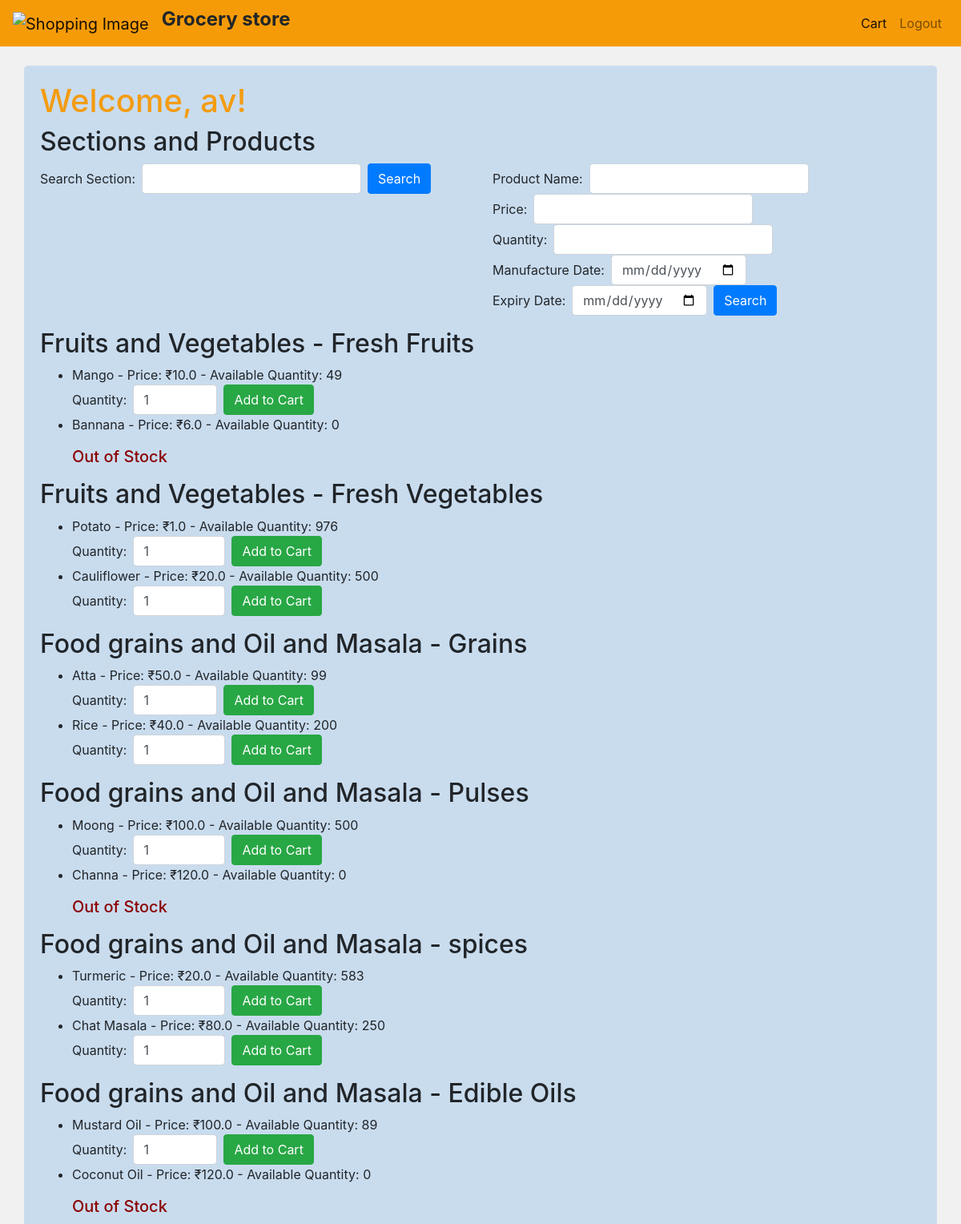
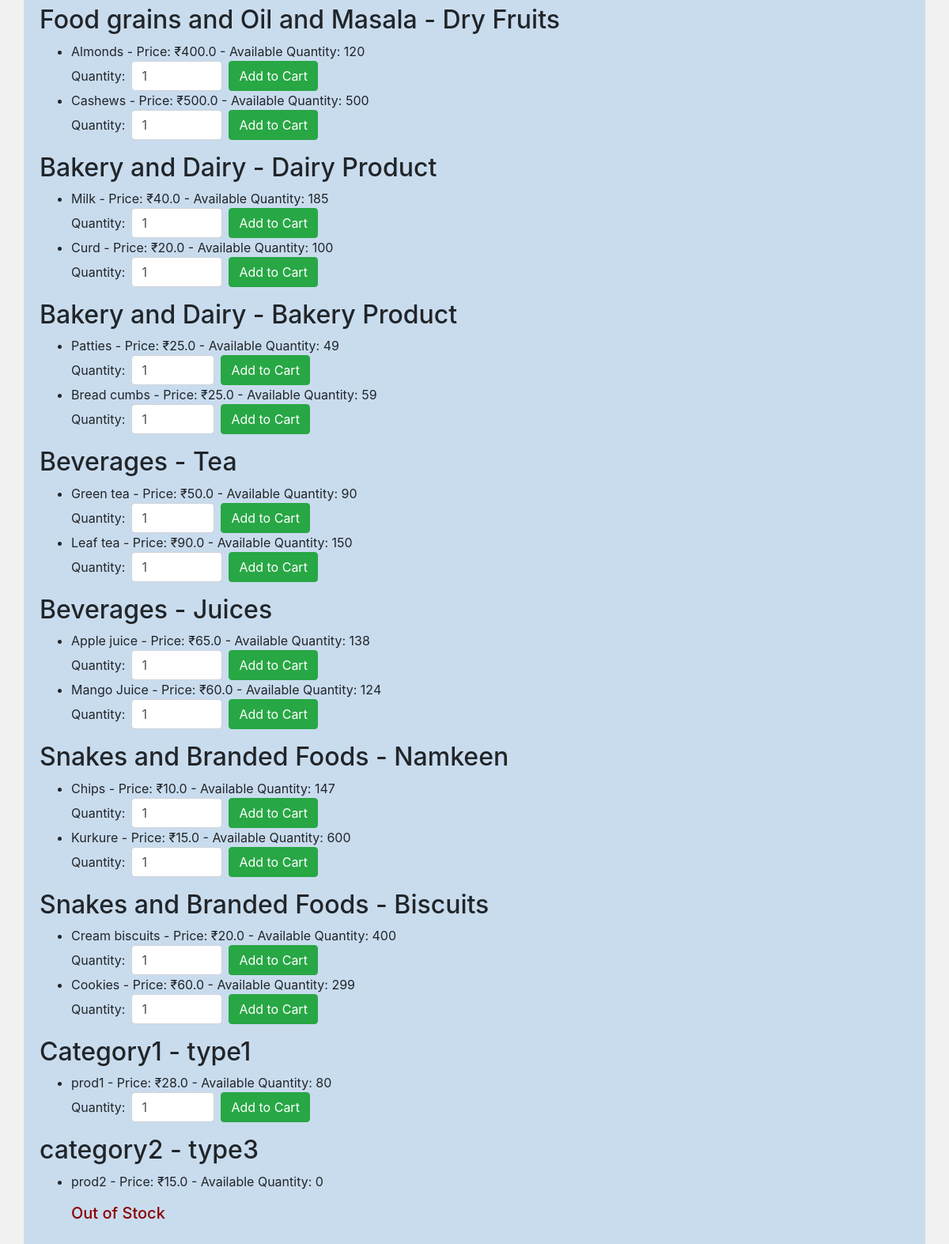
Page /sections (signed in) on the committed database (2 pictures, top to bottom).
### main.py (models this page shows)
class User(db.Model):
    id = db.Column(db.Integer, primary_key=True)
    username = db.Column(db.String(50), unique=True, nullable=False)
    password = db.Column(db.String(100), nullable=False)

class Section(db.Model):
    id = db.Column(db.Integer, primary_key=True)
    name = db.Column(db.String(100), nullable=False)
    section_type = db.Column(db.String(50), nullable=False)

class Product(db.Model):
    id = db.Column(db.Integer, primary_key=True)
    name = db.Column(db.String(100), nullable=False)
    manufacture_date = db.Column(db.DateTime, default=datetime.utcnow)
    expiry_date = db.Column(db.DateTime)
    quantity = db.Column(db.Integer, nullable=False)
    rate_per_unit = db.Column(db.Float, nullable=False)
    section_id = db.Column(db.Integer, db.ForeignKey('section.id'), nullable=False)
    section = db.relationship('Section', backref=db.backref('products', lazy=True))

### main.py (the view)
@app.route('/sections')
@user_required
def display_products_by_category():
    user_id = session.get('user_id')
    user = User.query.get(user_id)
    sections = Section.query.all()
    products = Product.query.all()
    return render_template('sections.html', sections=sections, products=products,user=user)

### main.py (called while the page is built)
def user_required(f):
    @wraps(f)
    def decorated_function(*args, **kwargs):
        if not session.get('user_id'):
            return redirect(url_for('user_login'))
        return f(*args, **kwargs)
    return decorated_function

### templates/sections.html (shortened to what this page needs)
<!DOCTYPE html>
<html>
<head>
    <link rel="stylesheet" href="https://maxcdn.bootstrapcdn.com/bootstrap/4.5.2/css/bootstrap.min.css">
</head>
<body>
    <nav class="navbar navbar-expand-lg navbar-light">
            <a class="navbar-brand" >
                <img src="https://wallpapercave.com/wp/wp7566451.jpg" alt="Shopping Image" width="80" height="50" >
                <a><b><h4>Grocery store</b></a></a></h4>
        <div class="collapse navbar-collapse" id="navbarNav">
          <ul class="navbar-nav ml-auto">
            <li class="nav-item active">
              <a class="nav-link" href="{{ url_for('view_cart') }}">Cart</a>
            </li>
            <li class="nav-item">
              <a class="nav-link" href="{{ url_for('user_logout') }}">Logout</a>
            </li>
          </ul>
        </div>
    </nav>
    <div class="container mt-4">
        <h1>Welcome, {{ user.username }}!</h1>
        <h2>Sections and Products</h2>
        <div class="row mb-3">
            <div class="col-md-6">
                <form method="post" action="{{ url_for('search_sections') }}" class="form-inline">
                    <label for="search_query" class="mr-2">Search Section:</label>
                    <input type="text" id="search_query" name="search_query" required class="form-control mr-2">
                    <button type="submit" class="btn btn-primary">Search</button>
                </form>
            </div>
            <div class="col-md-6">
          <form method="post" action="{{ url_for('search_products') }}" class="form-inline">
    <div class="form-group">
        <label for="name" class="mr-2">Product Name:</label>
        <input type="text" id="name" name="name" class="form-control mr-2">
    </div>
    <div class="form-group">
        <label for="price" class="mr-2">Price:</label>
        <input type="number" id="price" name="price" step="0.01" class="form-control mr-2">
    </div>
    <div class="form-group">
        <label for="quantity" class="mr-2">Quantity:</label>
        <input type="number" id="quantity" name="quantity" class="form-control mr-2">
    </div>
    <div class="form-group">
        <label for="manufacture_date" class="mr-2">Manufacture Date:</label>
        <input type="date" id="manufacture_date" name="manufacture_date" class="form-control mr-2">
    </div>
    <div class="form-group">
        <label for="expiry_date" class="mr-2">Expiry Date:</label>
        <input type="date" id="expiry_date" name="expiry_date" class="form-control mr-2">
    </div>
    <button type="submit" class="btn btn-primary">Search</button>
</form>
            </div>
        </div>
        {% for section in sections %}
            <h2>{{ section.name }} - {{ section.section_type }}</h2>
            {% if section.products %}
                <ul>
                    {% for product in section.products %}
                        <li>
                            {{ product.name }} - Price:  &#8377;{{ product.rate_per_unit }} - Available Quantity: {{ product.quantity }}
                            {% if product.quantity > 0 %}
                                <form method="post" action="{{ url_for('add_to_cart', product_id=product.id) }}" class="form-inline">
                                    <label for="quantity" class="mr-2">Quantity:</label>
                                    <input type="number" id="quantity" name="quantity" value="1" min="1" max="{{ product.quantity }}" required class="form-control mr-2">
                                    <button type="submit" class="btn btn-success">Add to Cart</button>
                                </form>
                            {% else %}
                                <p><h5>Out of Stock</h5></p>
                            {% endif %}
                        </li>
                    {% endfor %}
                </ul>
            {% else %}
                <p><h5>No products available in this section.</h5></p>
            {% endif %}
        {% endfor %}
    </div>
</body>
</html>

### templates/sections.html (style rules this page uses)
body { background-color: #f1f1f1; }
.navbar { background-color: #f69b08; }
.navbar-brand, .navbar-nav .nav-link { color: #08e1d3; }
.container { background-color: #c9dcee; padding: 20px; border-radius: 5px; margin-top: 20px; }
h1 { color: #f39c12; }
h5 { color:darkred; }

### rows in the picture
User: username "av"
Section: name "Fruits and Vegetables", section_type "Fresh Fruits"
Product: name "Mango", rate_per_unit "10.0", quantity "49"
Product: name "Bannana", rate_per_unit "6.0", quantity "0", shows "Out of Stock"
Section: name "Fruits and Vegetables", section_type "Fresh Vegetables"
Product: name "Potato", rate_per_unit "1.0", quantity "976"
Product: name "Cauliflower", rate_per_unit "20.0", quantity "500"
Section: name "Food grains and Oil and Masala", section_type "Grains"
Product: name "Atta", rate_per_unit "50.0", quantity "99"
Product: name "Rice", rate_per_unit "40.0", quantity "200"
Section: name "Food grains and Oil and Masala", section_type "Pulses"
Product: name "Moong", rate_per_unit "100.0", quantity "500"
Product: name "Channa", rate_per_unit "120.0", quantity "0", shows "Out of Stock"
Section: name "Food grains and Oil and Masala", section_type "spices"
Product: name "Turmeric", rate_per_unit "20.0", quantity "583"
Product: name "Chat Masala", rate_per_unit "80.0", quantity "250"
Section: name "Food grains and Oil and Masala", section_type "Edible Oils"
Product: name "Mustard Oil", rate_per_unit "100.0", quantity "89"
Product: name "Coconut Oil", rate_per_unit "120.0", quantity "0", shows "Out of Stock"
Section: name "Food grains and Oil and Masala", section_type "Dry Fruits"
Product: name "Almonds", rate_per_unit "400.0", quantity "120"
Product: name "Cashews", rate_per_unit "500.0", quantity "500"
Section: name "Bakery and Dairy", section_type "Dairy Product"
Product: name "Milk", rate_per_unit "40.0", quantity "185"
Product: name "Curd", rate_per_unit "20.0", quantity "100"
Section: name "Bakery and Dairy", section_type "Bakery Product"
Product: name "Patties", rate_per_unit "25.0", quantity "49"
Product: name "Bread cumbs", rate_per_unit "25.0", quantity "59"
Section: name "Beverages", section_type "Tea"
Product: name "Green tea", rate_per_unit "50.0", quantity "90"
Product: name "Leaf tea", rate_per_unit "90.0", quantity "150"
Section: name "Beverages", section_type "Juices"
Product: name "Apple juice", rate_per_unit "65.0", quantity "138"
Product: name "Mango Juice", rate_per_unit "60.0", quantity "124"
Section: name "Snakes and Branded Foods", section_type "Namkeen"
Product: name "Chips", rate_per_unit "10.0", quantity "147"
Product: name "Kurkure", rate_per_unit "15.0", quantity "600"
Section: name "Snakes and Branded Foods", section_type "Biscuits"
Product: name "Cream biscuits", rate_per_unit "20.0", quantity "400"
Product: name "Cookies", rate_per_unit "60.0", quantity "299"
Section: name "Category1", section_type "type1"
Product: name "prod1", rate_per_unit "28.0", quantity "80"
Section: name "category2", section_type "type3"
Product: name "prod2", rate_per_unit "15.0", quantity "0", shows "Out of Stock"
